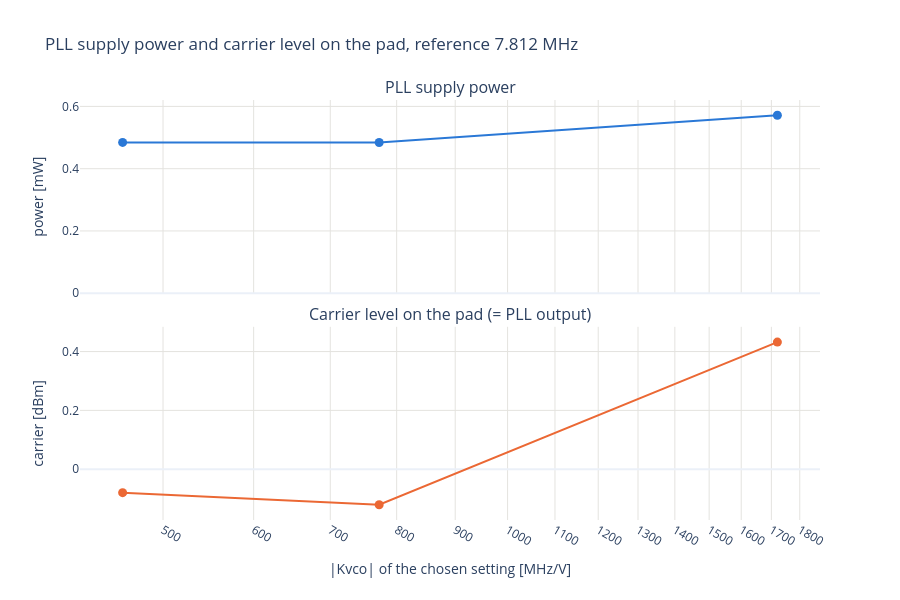

This figure's notebook cell:
### Code cell
# PLL supply power and carrier level on the pad per setting (same x axis as the jitter plot).
from plotly.subplots import make_subplots

fig = make_subplots(rows=2, cols=1, shared_xaxes=True, vertical_spacing=0.08,
                    subplot_titles=["PLL supply power", "Carrier level on the pad (= PLL output)"])
fig.add_scatter(x=ok[X_COL] / X_SCALE, y=ok["pll_p"] * 1e3, mode="lines+markers", showlegend=False, row=1, col=1,
                line=dict(color=PALETTE[0], width=2), marker=dict(size=9), customdata=HOVER_DATA,
                hovertemplate=f"%{{y:.3f}} mW at %{{x:.0f}}<br>{HOVER_SETTING}<extra></extra>")
fig.add_scatter(x=ok[X_COL] / X_SCALE, y=ok["carrier_dbm"], mode="lines+markers", showlegend=False, row=2, col=1,
                line=dict(color=PALETTE[1], width=2), marker=dict(size=9), customdata=HOVER_DATA,
                hovertemplate=f"%{{y:.1f}} dBm at %{{x:.0f}}<br>{HOVER_SETTING}<extra></extra>")
fig.update_layout(title=f"PLL supply power and carrier level on the pad, {REF_TXT}", template="plotly_white", height=600)
fig.update_xaxes(type="log", gridcolor=GRID)
fig.update_xaxes(title=X_TITLE, row=2)
fig.update_yaxes(gridcolor=GRID)
fig.update_yaxes(title="power [mW]", rangemode="tozero", row=1)
fig.update_yaxes(title="carrier [dBm]", row=2)
save(fig, "power_carrier_vs_f" if SWEEP_F else "power_carrier_vs_kvco")

### Figure 1 — Plotly figure (JSON) as saved in the notebook; plotly's stock layout.template omitted (floating-point values rounded to 4 significant figures)
{"data": [{"customdata": [[5.0, 8.0, 6.0, 461.0, -0.07986], [5.0, 8.0, 0.0, 772.3, -0.1208], [9.0, 9.0, 10.0, 1721.0, 0.4322]], "hovertemplate": "%{y:.3f} mW at %{x:.0f}<br>c%{customdata[0]:.0f} min %{customdata[1]:.0f} max %{customdata[2]:.0f}, |Kvco| %{customdata[3]:.0f} MHz/V, carrier %{customdata[4]:.1f} dBm<extra></extra>", "line": {"color": "#2a78d6", "width": 2}, "marker": {"size": 9}, "mode": "lines+markers", "showlegend": false, "type": "scatter", "x": [461.0, 772.3, 1721.0], "xaxis": "x", "y": [0.4845, 0.4842, 0.5715], "yaxis": "y"}, {"customdata": [[5.0, 8.0, 6.0, 461.0, -0.07986], [5.0, 8.0, 0.0, 772.3, -0.1208], [9.0, 9.0, 10.0, 1721.0, 0.4322]], "hovertemplate": "%{y:.1f} dBm at %{x:.0f}<br>c%{customdata[0]:.0f} min %{customdata[1]:.0f} max %{customdata[2]:.0f}, |Kvco| %{customdata[3]:.0f} MHz/V, carrier %{customdata[4]:.1f} dBm<extra></extra>", "line": {"color": "#eb6834", "width": 2}, "marker": {"size": 9}, "mode": "lines+markers", "showlegend": false, "type": "scatter", "x": [461.0, 772.3, 1721.0], "xaxis": "x2", "y": [-0.07986, -0.1208, 0.4322], "yaxis": "y2"}], "layout": {"annotations": [{"font": {"size": 16}, "showarrow": false, "text": "PLL supply power", "x": 0.5, "xanchor": "center", "xref": "paper", "y": 1, "yanchor": "bottom", "yref": "paper"}, {"font": {"size": 16}, "showarrow": false, "text": "Carrier level on the pad (= PLL output)", "x": 0.5, "xanchor": "center", "xref": "paper", "y": 0.46, "yanchor": "bottom", "yref": "paper"}], "height": 600, "title": {"text": "PLL supply power and carrier level on the pad, reference 7.812 MHz"}, "xaxis": {"anchor": "y", "domain": [0, 1], "gridcolor": "#e4e3df", "matches": "x2", "showticklabels": false, "type": "log"}, "xaxis2": {"anchor": "y2", "domain": [0, 1], "gridcolor": "#e4e3df", "title": {"text": "|Kvco| of the chosen setting [MHz/V]"}, "type": "log"}, "yaxis": {"anchor": "x", "domain": [0.54, 1], "gridcolor": "#e4e3df", "rangemode": "tozero", "title": {"text": "power [mW]"}}, "yaxis2": {"anchor": "x2", "domain": [0, 0.46], "gridcolor": "#e4e3df", "title": {"text": "carrier [dBm]"}}}}
